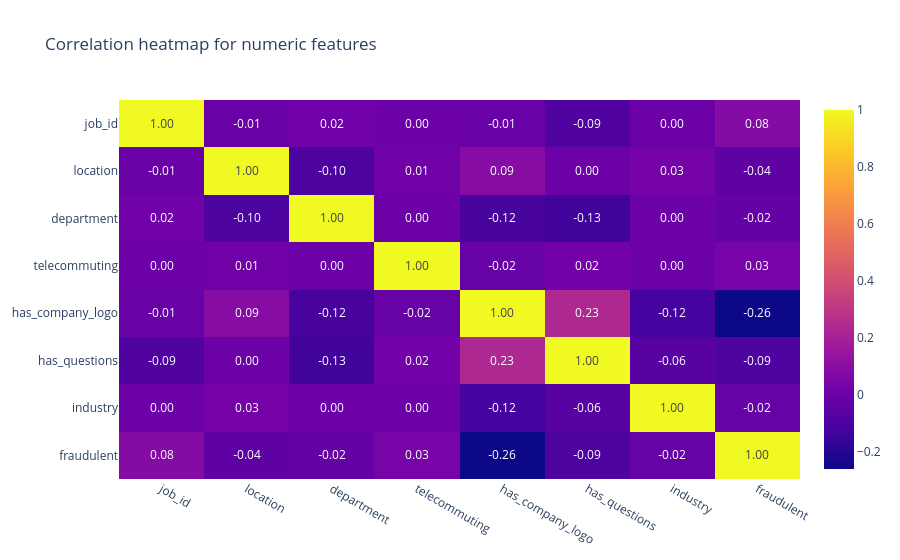
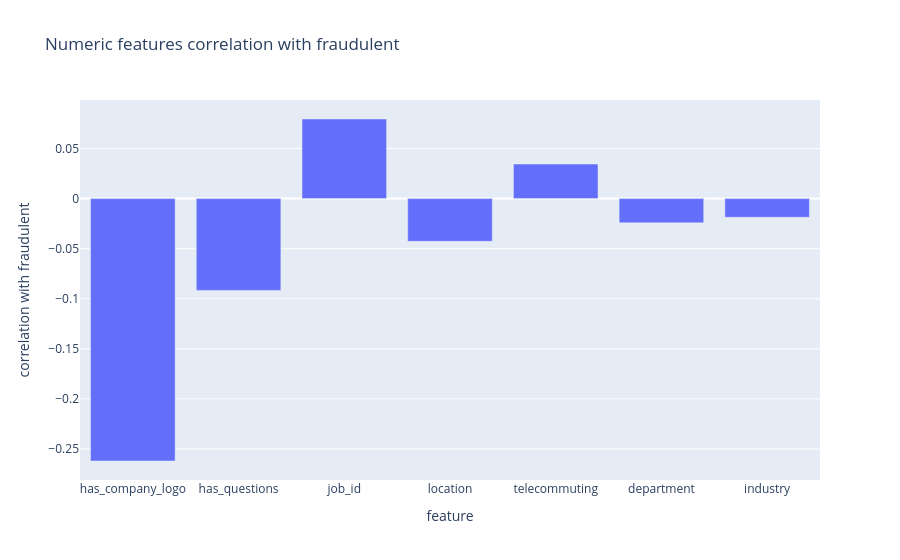
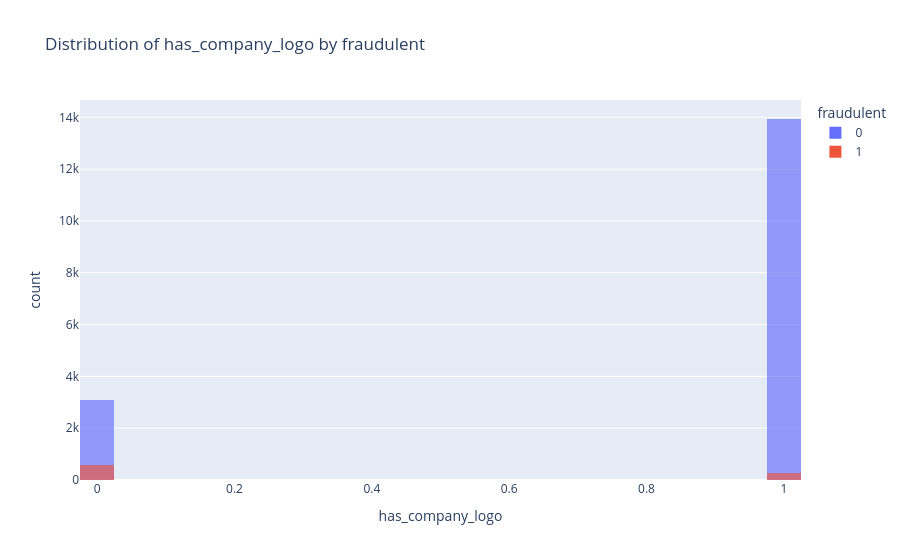
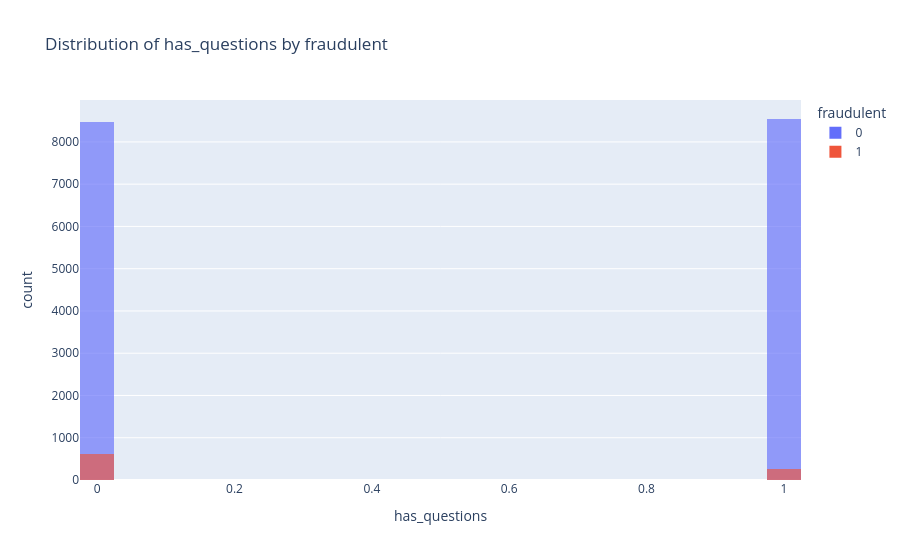

The notebook cell saved with these charts, in order:
### Markdown cell above
## Numeric features vs target

We print full target correlations for all numeric variables, highlight the strongest relationships, visualize the numeric correlation matrix, and compare distributions for the top numeric features by absolute correlation with the target.

### Code cell
numeric_for_corr = [c for c in num_cols if DF[c].nunique(dropna=False) > 1]
if target_col in numeric_for_corr:
    corr_series = DF[numeric_for_corr].corr(numeric_only=True)[target_col].sort_values(key=lambda s: s.abs(), ascending=False)
else:
    corr_series = pd.Series(dtype=float)

print('Full numeric correlation with target (sorted by |corr|):')
print(corr_series)
print('\nTop-10 absolute correlations with target:')
print(corr_series.drop(index=target_col, errors='ignore').head(10))

corr_matrix = DF[numeric_for_corr].corr(numeric_only=True)
fig = px.imshow(
    corr_matrix,
    text_auto='.2f',
    aspect='auto',
    title='Correlation heatmap for numeric features'
)
FIGS.append(fig)
fig.show()

corr_bar = corr_series.drop(index=target_col, errors='ignore').sort_values(key=lambda s: s.abs(), ascending=False)
fig = px.bar(
    x=corr_bar.index,
    y=corr_bar.values,
    title='Numeric features correlation with fraudulent',
    labels={'x': 'feature', 'y': 'correlation with fraudulent'}
)
FIGS.append(fig)
fig.show()

plot_candidates = corr_bar.index.tolist()[:2]
print('\nTop numeric features selected for distribution plots:', plot_candidates)
for col in plot_candidates:
    grouped = DF.groupby(target_col)[col].agg(['count', 'mean', 'median', 'std', 'min', 'max']).round(4)
    print(f'\nDistribution stats by target for numeric feature: {col}')
    print(grouped)
    fig = px.histogram(
        DF,
        x=col,
        color=target_col,
        barmode='overlay',
        opacity=0.65,
        nbins=50,
        title=f'Distribution of {col} by fraudulent'
    )
    FIGS.append(fig)
    fig.show()

print('Registered figures so far:', len(FIGS))
print('Figure titles so far:', [f.layout.title.text for f in FIGS])

### Figure 1 — Plotly figure (JSON) as saved in the notebook; plotly's stock layout.template omitted (floating-point values rounded to 4 significant figures)
{"data": [{"coloraxis": "coloraxis", "hovertemplate": "x: %{x}<br>y: %{y}<br>color: %{z}<extra></extra>", "name": "0", "texttemplate": "%{z:.2f}", "type": "heatmap", "x": ["job_id", "location", "department", "telecommuting", "has_company_logo", "has_questions", "industry", "fraudulent"], "xaxis": "x", "y": ["job_id", "location", "department", "telecommuting", "has_company_logo", "has_questions", "industry", "fraudulent"], "yaxis": "y", "z": [[1.0, -0.01004, 0.01567, -0.004582, -0.01438, -0.08704, 0.0001606, 0.07949], [-0.01004, 1.0, -0.1019, 0.008802, 0.08852, -0.00166, 0.02741, -0.04269], [0.01567, -0.1019, 1.0, -0.002366, -0.1163, -0.1312, -0.0008804, -0.02421], [-0.004582, 0.008802, -0.002366, 1.0, -0.01984, 0.02034, -0.00369, 0.03452], [-0.01438, 0.08852, -0.1163, -0.01984, 1.0, 0.2339, -0.1184, -0.262], [-0.08704, -0.00166, -0.1312, 0.02034, 0.2339, 1.0, -0.06117, -0.09163], [0.0001606, 0.02741, -0.0008804, -0.00369, -0.1184, -0.06117, 1.0, -0.01866], [0.07949, -0.04269, -0.02421, 0.03452, -0.262, -0.09163, -0.01866, 1.0]]}], "layout": {"coloraxis": {"colorscale": [[0.0, "#0d0887"], [0.1111, "#46039f"], [0.2222, "#7201a8"], [0.3333, "#9c179e"], [0.4444, "#bd3786"], [0.5556, "#d8576b"], [0.6667, "#ed7953"], [0.7778, "#fb9f3a"], [0.8889, "#fdca26"], [1.0, "#f0f921"]]}, "title": {"text": "Correlation heatmap for numeric features"}, "xaxis": {"anchor": "y", "domain": [0.0, 1.0]}, "yaxis": {"anchor": "x", "autorange": "reversed", "domain": [0.0, 1.0]}}}

### Figure 2 — Plotly figure (JSON) as saved in the notebook; plotly's stock layout.template omitted (floating-point values rounded to 4 significant figures)
{"data": [{"hovertemplate": "feature=%{x}<br>correlation with fraudulent=%{y}<extra></extra>", "legendgroup": "", "marker": {"color": "#636efa", "pattern": {"shape": ""}}, "name": "", "orientation": "v", "showlegend": false, "textposition": "auto", "type": "bar", "x": ["has_company_logo", "has_questions", "job_id", "location", "telecommuting", "department", "industry"], "xaxis": "x", "y": [-0.262, -0.09163, 0.07949, -0.04269, 0.03452, -0.02421, -0.01866], "yaxis": "y"}], "layout": {"barmode": "relative", "legend": {"tracegroupgap": 0}, "title": {"text": "Numeric features correlation with fraudulent"}, "xaxis": {"anchor": "y", "domain": [0.0, 1.0], "title": {"text": "feature"}}, "yaxis": {"anchor": "x", "domain": [0.0, 1.0], "title": {"text": "correlation with fraudulent"}}}}

### Figure 3 — Plotly figure (JSON) as saved in the notebook; plotly's stock layout.template omitted (floating-point values rounded to 4 significant figures; data arrays with more than 128 entries replaced by an {"elided": "..."} marker saying what was removed)
{"data": [{"bingroup": "x", "hovertemplate": "fraudulent=0<br>has_company_logo=%{x}<br>count=%{y}<extra></extra>", "legendgroup": "0", "marker": {"color": "#636efa", "opacity": 0.65, "pattern": {"shape": ""}}, "name": "0", "nbinsx": 50, "orientation": "v", "showlegend": true, "type": "histogram", "x": {"elided": "17014 int values"}, "xaxis": "x", "yaxis": "y"}, {"bingroup": "x", "hovertemplate": "fraudulent=1<br>has_company_logo=%{x}<br>count=%{y}<extra></extra>", "legendgroup": "1", "marker": {"color": "#EF553B", "opacity": 0.65, "pattern": {"shape": ""}}, "name": "1", "nbinsx": 50, "orientation": "v", "showlegend": true, "type": "histogram", "x": {"elided": "866 int values"}, "xaxis": "x", "yaxis": "y"}], "layout": {"barmode": "overlay", "legend": {"title": {"text": "fraudulent"}, "tracegroupgap": 0}, "title": {"text": "Distribution of has_company_logo by fraudulent"}, "xaxis": {"anchor": "y", "domain": [0.0, 1.0], "title": {"text": "has_company_logo"}}, "yaxis": {"anchor": "x", "domain": [0.0, 1.0], "title": {"text": "count"}}}}

### Figure 4 — Plotly figure (JSON) as saved in the notebook; plotly's stock layout.template omitted (floating-point values rounded to 4 significant figures; data arrays with more than 128 entries replaced by an {"elided": "..."} marker saying what was removed)
{"data": [{"bingroup": "x", "hovertemplate": "fraudulent=0<br>has_questions=%{x}<br>count=%{y}<extra></extra>", "legendgroup": "0", "marker": {"color": "#636efa", "opacity": 0.65, "pattern": {"shape": ""}}, "name": "0", "nbinsx": 50, "orientation": "v", "showlegend": true, "type": "histogram", "x": {"elided": "17014 int values"}, "xaxis": "x", "yaxis": "y"}, {"bingroup": "x", "hovertemplate": "fraudulent=1<br>has_questions=%{x}<br>count=%{y}<extra></extra>", "legendgroup": "1", "marker": {"color": "#EF553B", "opacity": 0.65, "pattern": {"shape": ""}}, "name": "1", "nbinsx": 50, "orientation": "v", "showlegend": true, "type": "histogram", "x": {"elided": "866 int values"}, "xaxis": "x", "yaxis": "y"}], "layout": {"barmode": "overlay", "legend": {"title": {"text": "fraudulent"}, "tracegroupgap": 0}, "title": {"text": "Distribution of has_questions by fraudulent"}, "xaxis": {"anchor": "y", "domain": [0.0, 1.0], "title": {"text": "has_questions"}}, "yaxis": {"anchor": "x", "domain": [0.0, 1.0], "title": {"text": "count"}}}}
